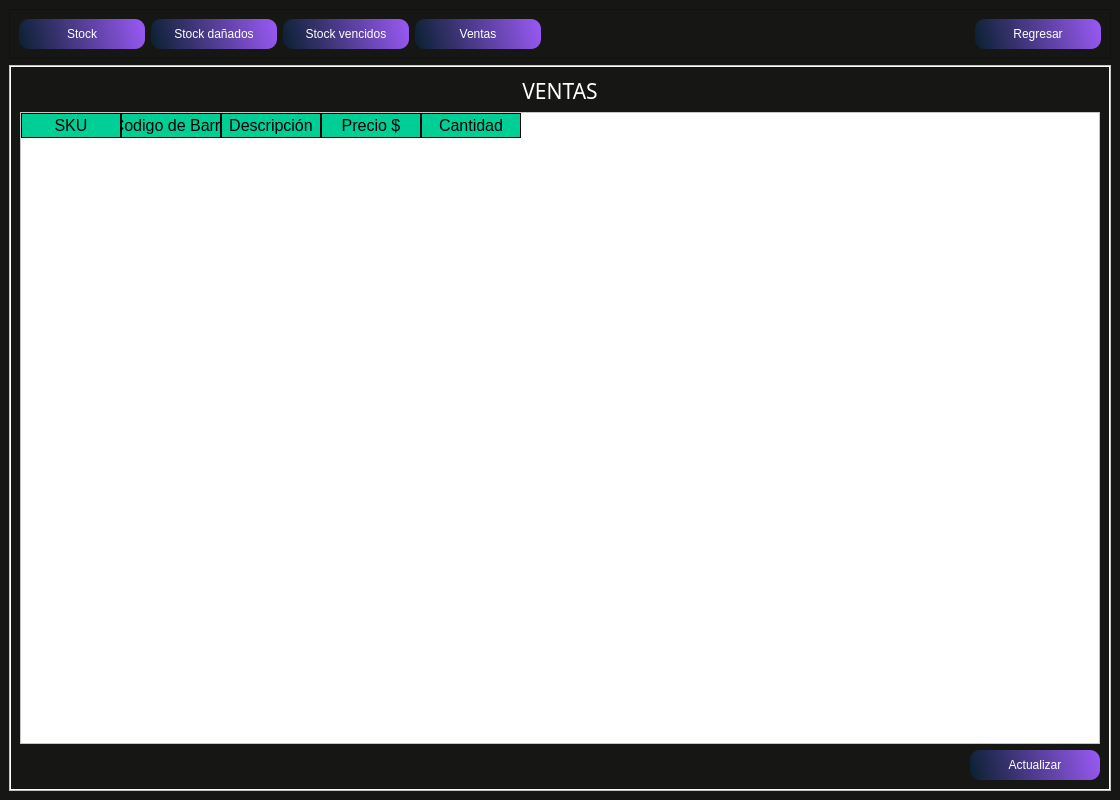
<?xml version="1.0" encoding="UTF-8"?>
<ui version="4.0">
 <class>MainWindow</class>
 <widget class="QMainWindow" name="MainWindow">
  <property name="geometry">
   <rect>
    <x>0</x>
    <y>0</y>
    <width>1120</width>
    <height>800</height>
   </rect>
  </property>
  <property name="minimumSize">
   <size>
    <width>1120</width>
    <height>800</height>
   </size>
  </property>
  <property name="maximumSize">
   <size>
    <width>16777215</width>
    <height>16777215</height>
   </size>
  </property>
  <property name="windowTitle">
   <string>MainWindow</string>
  </property>
  <widget class="QWidget" name="centralwidget">
   <property name="styleSheet">
    <string notr="true">background-color: rgb(22, 22, 20);

</string>
   </property>
   <layout class="QVBoxLayout" name="verticalLayout_2">
    <item>
     <widget class="QFrame" name="frame_superior">
      <property name="maximumSize">
       <size>
        <width>16777215</width>
        <height>50</height>
       </size>
      </property>
      <property name="styleSheet">
       <string notr="true">

QPushButton{
background-color: qlineargradient(spread:reflect, x1:0, y1:0.562273, x2:1, y2:0.5, stop:0 rgba(11, 38, 67, 184), stop: 1 rgba(150, 88, 240, 255));
border-radius: 10px;
font: 12pt &quot;Sans Serif&quot;;
color: rgb(255, 255, 254); }

QPushButton:hover{
background-color: qlineargradient(spread:reflect, x1:0, y1:0.562273, x2:0.949, y2:0.545455, stop: 0 rgba(11, 38, 67, 184), stop:1 rgba(88, 240, 171, 255));
border-radius:10px;
font: 12pt &quot;Sans Serif&quot;;
color: rgb(255, 255, 254);
}</string>
      </property>
      <property name="frameShape">
       <enum>QFrame::StyledPanel</enum>
      </property>
      <property name="frameShadow">
       <enum>QFrame::Raised</enum>
      </property>
      <layout class="QHBoxLayout" name="horizontalLayout">
       <item>
        <widget class="QPushButton" name="pushButton_stock">
         <property name="minimumSize">
          <size>
           <width>126</width>
           <height>30</height>
          </size>
         </property>
         <property name="styleSheet">
          <string notr="true"/>
         </property>
         <property name="text">
          <string>Stock</string>
         </property>
        </widget>
       </item>
       <item>
        <widget class="QPushButton" name="pushButton_stock_danados">
         <property name="minimumSize">
          <size>
           <width>126</width>
           <height>30</height>
          </size>
         </property>
         <property name="styleSheet">
          <string notr="true"/>
         </property>
         <property name="text">
          <string>Stock dañados</string>
         </property>
        </widget>
       </item>
       <item>
        <widget class="QPushButton" name="pushButton_stock_vencidos">
         <property name="minimumSize">
          <size>
           <width>126</width>
           <height>30</height>
          </size>
         </property>
         <property name="styleSheet">
          <string notr="true"/>
         </property>
         <property name="text">
          <string>Stock vencidos</string>
         </property>
        </widget>
       </item>
       <item>
        <widget class="QPushButton" name="pushButton_Ventas">
         <property name="minimumSize">
          <size>
           <width>126</width>
           <height>30</height>
          </size>
         </property>
         <property name="styleSheet">
          <string notr="true"/>
         </property>
         <property name="text">
          <string>Ventas</string>
         </property>
        </widget>
       </item>
       <item>
        <spacer name="horizontalSpacer">
         <property name="orientation">
          <enum>Qt::Horizontal</enum>
         </property>
         <property name="sizeHint" stdset="0">
          <size>
           <width>245</width>
           <height>20</height>
          </size>
         </property>
        </spacer>
       </item>
       <item>
        <widget class="QPushButton" name="pushButton_regresar_rep">
         <property name="minimumSize">
          <size>
           <width>126</width>
           <height>30</height>
          </size>
         </property>
         <property name="styleSheet">
          <string notr="true">QPushButton:hover{
background-color: qlineargradient(spread:pad, x1:0, y1:0, x2:1, y2:0, stop:0 rgba(0, 0, 0, 255), stop:0.727273 rgba(142, 19, 16, 255));
border-radius:10px;
font: 12pt &quot;Sans Serif&quot;;
color: rgb(255, 255, 254);
}</string>
         </property>
         <property name="text">
          <string>Regresar</string>
         </property>
        </widget>
       </item>
      </layout>
     </widget>
    </item>
    <item>
     <widget class="QFrame" name="frame_inferior">
      <property name="styleSheet">
       <string notr="true">QFrame{ 
	background-color: rgb(255, 255, 255);
}

QLabel {
background-color: #000000ff;
}

QTableWidget{
background-color: rgb(255, 255, 255);
	color: rgb(0, 0, 0);
	gridline-color: rgb(206, 0, 55);
font-size: 12px;
color: #000000;
}

QHeaderView::section {

background-color: rgb(0, 206, 151);

border: 1px solid rgb(0, 0, 0);

font-size: 12pt;

}

I

QTableWidget QTableCornerButton::section {

background-color: rgb(0, 0, 0);

border: 1px solid rgb(0, 206, 151);

}</string>
      </property>
      <property name="frameShape">
       <enum>QFrame::StyledPanel</enum>
      </property>
      <property name="frameShadow">
       <enum>QFrame::Raised</enum>
      </property>
      <layout class="QVBoxLayout" name="verticalLayout">
       <property name="leftMargin">
        <number>1</number>
       </property>
       <property name="topMargin">
        <number>1</number>
       </property>
       <property name="rightMargin">
        <number>1</number>
       </property>
       <property name="bottomMargin">
        <number>1</number>
       </property>
       <item>
        <widget class="QStackedWidget" name="stackedWidget">
         <property name="minimumSize">
          <size>
           <width>1080</width>
           <height>720</height>
          </size>
         </property>
         <property name="styleSheet">
          <string notr="true"/>
         </property>
         <property name="currentIndex">
          <number>3</number>
         </property>
         <widget class="QWidget" name="page_stock">
          <property name="minimumSize">
           <size>
            <width>1080</width>
            <height>720</height>
           </size>
          </property>
          <layout class="QVBoxLayout" name="verticalLayout_6">
           <item>
            <widget class="QLabel" name="label_stock">
             <property name="font">
              <font>
               <family>Impact</family>
               <pointsize>16</pointsize>
              </font>
             </property>
             <property name="styleSheet">
              <string notr="true">color: rgb(255, 255, 255);</string>
             </property>
             <property name="text">
              <string>STOCK</string>
             </property>
             <property name="alignment">
              <set>Qt::AlignCenter</set>
             </property>
            </widget>
           </item>
           <item>
            <widget class="QTableWidget" name="tableWidget_stock">
             <column>
              <property name="text">
               <string>SKU</string>
              </property>
             </column>
             <column>
              <property name="text">
               <string>Codigo de Barra</string>
              </property>
             </column>
             <column>
              <property name="text">
               <string>Descripción</string>
              </property>
             </column>
             <column>
              <property name="text">
               <string>Precio $</string>
              </property>
             </column>
             <column>
              <property name="text">
               <string>Cantidad</string>
              </property>
             </column>
            </widget>
           </item>
           <item>
            <layout class="QHBoxLayout" name="horizontalLayout_13">
             <item>
              <spacer name="horizontalSpacer_17">
               <property name="orientation">
                <enum>Qt::Horizontal</enum>
               </property>
               <property name="sizeHint" stdset="0">
                <size>
                 <width>40</width>
                 <height>20</height>
                </size>
               </property>
              </spacer>
             </item>
             <item>
              <widget class="QPushButton" name="pushButton_refrescar_stock_danados_2">
               <property name="minimumSize">
                <size>
                 <width>130</width>
                 <height>30</height>
                </size>
               </property>
               <property name="styleSheet">
                <string notr="true">
QPushButton{
background-color: qlineargradient(spread:reflect, x1:0, y1:0.562273, x2:1, y2:0.5, stop:0 rgba(11, 38, 67, 184), stop: 1 rgba(150, 88, 240, 255));
border-radius: 10px;
font: 12pt &quot;Sans Serif&quot;;
color: rgb(255, 255, 254); }

QPushButton:hover{
background-color: qlineargradient(spread:reflect, x1:0, y1:0.562273, x2:0.949, y2:0.545455, stop: 0 rgba(11, 38, 67, 184), stop:1 rgba(88, 240, 171, 255));
border-radius:10px;
font: 12pt &quot;Sans Serif&quot;;
color: rgb(255, 255, 254);
}</string>
               </property>
               <property name="text">
                <string>Actualizar</string>
               </property>
              </widget>
             </item>
            </layout>
           </item>
           <item>
            <layout class="QHBoxLayout" name="horizontalLayout_6"/>
           </item>
          </layout>
         </widget>
         <widget class="QWidget" name="page_stock_danados">
          <property name="styleSheet">
           <string notr="true"/>
          </property>
          <layout class="QVBoxLayout" name="verticalLayout_8">
           <item>
            <widget class="QLabel" name="label_stock_danados">
             <property name="font">
              <font>
               <family>Impact</family>
               <pointsize>16</pointsize>
              </font>
             </property>
             <property name="styleSheet">
              <string notr="true">color: rgb(255, 255, 255);</string>
             </property>
             <property name="text">
              <string>STOCK DAÑADOS</string>
             </property>
             <property name="alignment">
              <set>Qt::AlignCenter</set>
             </property>
            </widget>
           </item>
           <item>
            <widget class="QTableWidget" name="tableWidget_stock_danados">
             <property name="styleSheet">
              <string notr="true">background-color: rgb(255, 255, 255);</string>
             </property>
             <column>
              <property name="text">
               <string>SKU</string>
              </property>
             </column>
             <column>
              <property name="text">
               <string>Codigo de Barra</string>
              </property>
             </column>
             <column>
              <property name="text">
               <string>Descripción</string>
              </property>
             </column>
             <column>
              <property name="text">
               <string>Precio $</string>
              </property>
             </column>
             <column>
              <property name="text">
               <string>Cantidad</string>
              </property>
             </column>
            </widget>
           </item>
           <item>
            <layout class="QHBoxLayout" name="horizontalLayout_10">
             <item>
              <spacer name="horizontalSpacer_14">
               <property name="orientation">
                <enum>Qt::Horizontal</enum>
               </property>
               <property name="sizeHint" stdset="0">
                <size>
                 <width>40</width>
                 <height>20</height>
                </size>
               </property>
              </spacer>
             </item>
             <item>
              <widget class="QPushButton" name="pushButton_refrescar_stock_danados">
               <property name="minimumSize">
                <size>
                 <width>130</width>
                 <height>30</height>
                </size>
               </property>
               <property name="styleSheet">
                <string notr="true">
QPushButton{
background-color: qlineargradient(spread:reflect, x1:0, y1:0.562273, x2:1, y2:0.5, stop:0 rgba(11, 38, 67, 184), stop: 1 rgba(150, 88, 240, 255));
border-radius: 10px;
font: 12pt &quot;Sans Serif&quot;;
color: rgb(255, 255, 254); }

QPushButton:hover{
background-color: qlineargradient(spread:reflect, x1:0, y1:0.562273, x2:0.949, y2:0.545455, stop: 0 rgba(11, 38, 67, 184), stop:1 rgba(88, 240, 171, 255));
border-radius:10px;
font: 12pt &quot;Sans Serif&quot;;
color: rgb(255, 255, 254);
}</string>
               </property>
               <property name="text">
                <string>Actualizar</string>
               </property>
              </widget>
             </item>
            </layout>
           </item>
          </layout>
         </widget>
         <widget class="QWidget" name="page_stock_vencidos">
          <property name="styleSheet">
           <string notr="true"/>
          </property>
          <layout class="QVBoxLayout" name="verticalLayout_9">
           <item>
            <widget class="QLabel" name="label_stock_vencidos">
             <property name="font">
              <font>
               <family>Impact</family>
               <pointsize>16</pointsize>
              </font>
             </property>
             <property name="styleSheet">
              <string notr="true">color: rgb(255, 255, 255);</string>
             </property>
             <property name="text">
              <string>STOCK VENCIDOS</string>
             </property>
             <property name="alignment">
              <set>Qt::AlignCenter</set>
             </property>
            </widget>
           </item>
           <item>
            <widget class="QTableWidget" name="tableWidget_stock_vencidos">
             <property name="styleSheet">
              <string notr="true">background-color: rgb(255, 255, 255);</string>
             </property>
             <column>
              <property name="text">
               <string>SKU</string>
              </property>
             </column>
             <column>
              <property name="text">
               <string>Codigo de Barra</string>
              </property>
             </column>
             <column>
              <property name="text">
               <string>Descripción</string>
              </property>
             </column>
             <column>
              <property name="text">
               <string>Precio $</string>
              </property>
             </column>
             <column>
              <property name="text">
               <string>Cantidad</string>
              </property>
             </column>
            </widget>
           </item>
           <item>
            <layout class="QHBoxLayout" name="horizontalLayout_11">
             <item>
              <spacer name="horizontalSpacer_15">
               <property name="orientation">
                <enum>Qt::Horizontal</enum>
               </property>
               <property name="sizeHint" stdset="0">
                <size>
                 <width>40</width>
                 <height>20</height>
                </size>
               </property>
              </spacer>
             </item>
             <item>
              <widget class="QPushButton" name="pushButton_refrescar_stock_vencidos">
               <property name="minimumSize">
                <size>
                 <width>130</width>
                 <height>30</height>
                </size>
               </property>
               <property name="styleSheet">
                <string notr="true">
QPushButton{
background-color: qlineargradient(spread:reflect, x1:0, y1:0.562273, x2:1, y2:0.5, stop:0 rgba(11, 38, 67, 184), stop: 1 rgba(150, 88, 240, 255));
border-radius: 10px;
font: 12pt &quot;Sans Serif&quot;;
color: rgb(255, 255, 254); }

QPushButton:hover{
background-color: qlineargradient(spread:reflect, x1:0, y1:0.562273, x2:0.949, y2:0.545455, stop: 0 rgba(11, 38, 67, 184), stop:1 rgba(88, 240, 171, 255));
border-radius:10px;
font: 12pt &quot;Sans Serif&quot;;
color: rgb(255, 255, 254);
}</string>
               </property>
               <property name="text">
                <string>Actualizar</string>
               </property>
              </widget>
             </item>
            </layout>
           </item>
          </layout>
         </widget>
         <widget class="QWidget" name="page_ventas">
          <property name="styleSheet">
           <string notr="true"/>
          </property>
          <layout class="QVBoxLayout" name="verticalLayout_7">
           <item>
            <widget class="QLabel" name="label_stock_4">
             <property name="font">
              <font>
               <family>Impact</family>
               <pointsize>16</pointsize>
              </font>
             </property>
             <property name="styleSheet">
              <string notr="true">color: rgb(255, 255, 255);</string>
             </property>
             <property name="text">
              <string>VENTAS</string>
             </property>
             <property name="alignment">
              <set>Qt::AlignCenter</set>
             </property>
            </widget>
           </item>
           <item>
            <widget class="QTableWidget" name="tableWidget_ventas">
             <property name="styleSheet">
              <string notr="true">background-color: rgb(255, 255, 255);</string>
             </property>
             <column>
              <property name="text">
               <string>SKU</string>
              </property>
             </column>
             <column>
              <property name="text">
               <string>Codigo de Barra</string>
              </property>
             </column>
             <column>
              <property name="text">
               <string>Descripción</string>
              </property>
             </column>
             <column>
              <property name="text">
               <string>Precio $</string>
              </property>
             </column>
             <column>
              <property name="text">
               <string>Cantidad</string>
              </property>
             </column>
            </widget>
           </item>
           <item>
            <layout class="QHBoxLayout" name="horizontalLayout_12">
             <item>
              <spacer name="horizontalSpacer_16">
               <property name="orientation">
                <enum>Qt::Horizontal</enum>
               </property>
               <property name="sizeHint" stdset="0">
                <size>
                 <width>40</width>
                 <height>20</height>
                </size>
               </property>
              </spacer>
             </item>
             <item>
              <widget class="QPushButton" name="pushButton_refrescar_ventas">
               <property name="minimumSize">
                <size>
                 <width>130</width>
                 <height>30</height>
                </size>
               </property>
               <property name="styleSheet">
                <string notr="true">
QPushButton{
background-color: qlineargradient(spread:reflect, x1:0, y1:0.562273, x2:1, y2:0.5, stop:0 rgba(11, 38, 67, 184), stop: 1 rgba(150, 88, 240, 255));
border-radius: 10px;
font: 12pt &quot;Sans Serif&quot;;
color: rgb(255, 255, 254); }

QPushButton:hover{
background-color: qlineargradient(spread:reflect, x1:0, y1:0.562273, x2:0.949, y2:0.545455, stop: 0 rgba(11, 38, 67, 184), stop:1 rgba(88, 240, 171, 255));
border-radius:10px;
font: 12pt &quot;Sans Serif&quot;;
color: rgb(255, 255, 254);
}</string>
               </property>
               <property name="text">
                <string>Actualizar</string>
               </property>
              </widget>
             </item>
            </layout>
           </item>
          </layout>
         </widget>
        </widget>
       </item>
      </layout>
     </widget>
    </item>
   </layout>
  </widget>
 </widget>
 <resources/>
 <connections/>
</ui>
